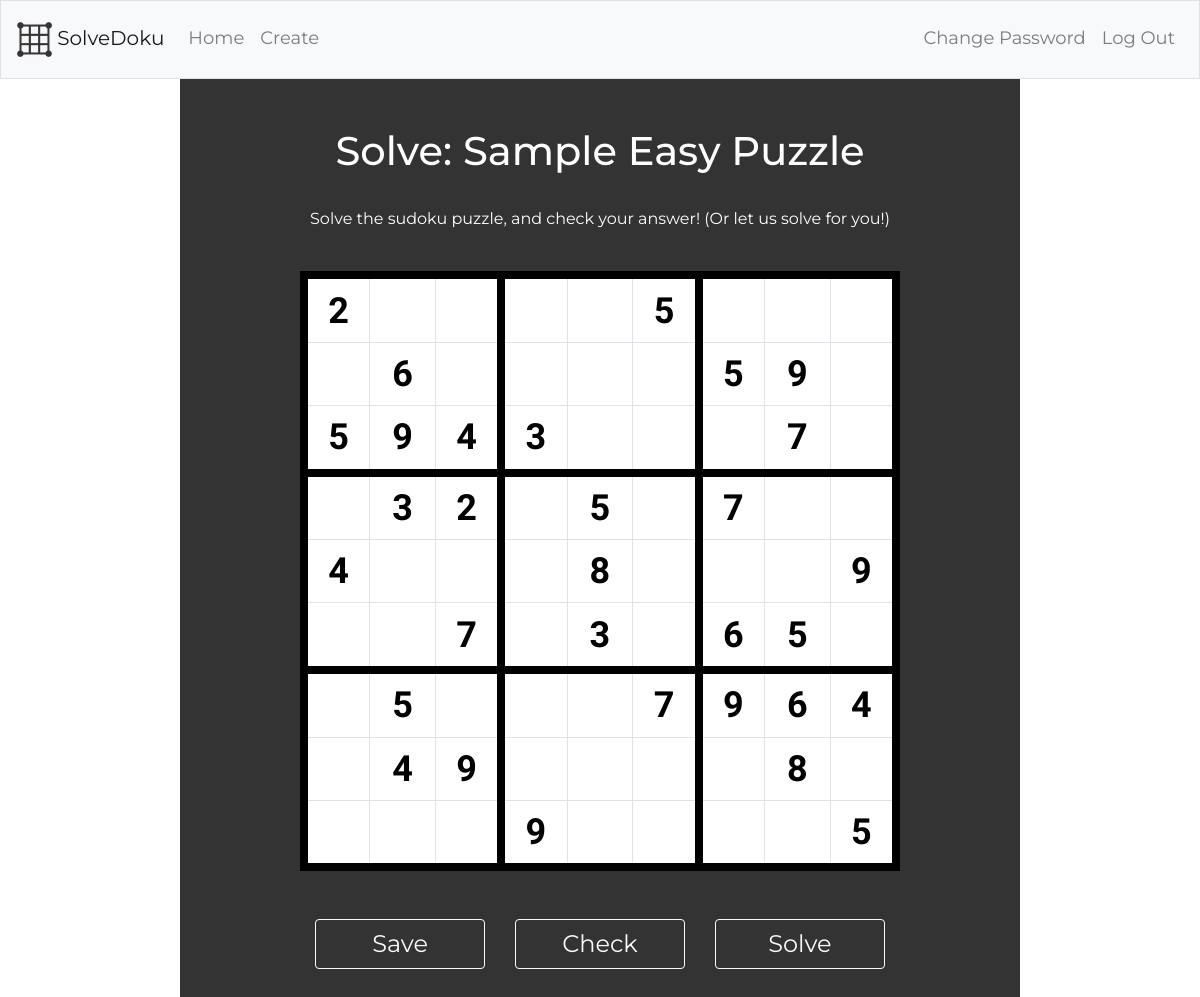
/solve?puzzle_id=1 (signed in), run on the app's committed database.
### tables this page shows
CREATE TABLE 'collection' ('puzzle_id' integer PRIMARY KEY AUTOINCREMENT NOT NULL, 'user_id' integer,'date' datetime DEFAULT CURRENT_DATE,'time' time DEFAULT CURRENT_TIME, 'complete' boolean DEFAULT 0, 'puzzle_name' text);

CREATE TABLE 'grid' ('orig' boolean DEFAULT NULL, 'value' integer, 'row' INTEGER, 'col' INTEGER, 'puzzle_id' INTEGER);

### application.py (the view, shortened to what this page needs)
@app.route("/solve", methods=["GET", "POST"])
@login_required
def solve():
    if request.method == "GET":
        puzzle_id = int(request.args.get("puzzle_id"))
        act = db.execute("UPDATE users SET currPID = :puzzle_id WHERE username = :username",
                        puzzle_id=puzzle_id, username=session["user_id"])
        myPuzzle = db.execute("SELECT * FROM grid WHERE puzzle_id = :puzzle_id", puzzle_id=puzzle_id)
        myPuzzle = convert(myPuzzle)
        name = (db.execute("SELECT puzzle_name FROM collection WHERE puzzle_id = :puzzle_id", puzzle_id=puzzle_id))[0]["puzzle_name"]
        return render_template("solve.html", puzzles=myPuzzle, name=name, congratz=False, puzzle_id=puzzle_id)

### application.py (called while the page is built)
@app.after_request
def after_request(response):
    response.headers["Cache-Control"] = "no-cache, no-store, must-revalidate"
    response.headers["Expires"] = 0
    response.headers["Pragma"] = "no-cache"
    return response

def convert(lst):
    result = []
    temp = []
    for cell in lst:
        temp.append(cell)
        if (cell["col"] == 8):
            result.append(temp)
            temp = []
    return result

### helpers.py (called while the page is built)
def login_required(f):
    @wraps(f)
    def decorated_function(*args, **kwargs):
        if session.get("user_id") is None:
            return redirect("/login")
        return f(*args, **kwargs)
    return decorated_function

### templates/solve.html (shortened to what this page needs)
{% extends "layout.html" %}
{% block main %}
    <form action={{"/solve?puzzle_id="+puzzle_id|string}} method="post" id="myForm">
        <h1>
            Solve: {{ name }}
        </h1>
        <br>
        <p>
            Solve the sudoku puzzle, and check your answer! (Or let us solve for you!)
        </p>
        <br>
        <table class="table table-bordered align-middle text-center">
            <tbody>
                {% for row in puzzles %}
                    <tr>
                        {% for cell in row %}
                            <td class="align-middle">
                                {% if cell["orig"] %}
                                    <strong><input type="number" readonly name={{cell["row"]*9+cell["col"]}} class="no-arrows bold" value={{cell["value"]}}></strong>
                                {% else %}
                                    {% if cell["value"] == 0 %}
                                        <input type="number" min="1" max="9" name={{cell["row"]*9+cell["col"]}} class="no-arrows solveInput">
                                    {% else %}
                                        <input type="number" min="1" max="9" name={{cell["row"]*9+cell["col"]}} value={{cell["value"]}} class="no-arrows solveInput">
                                    {% endif %}
                                {% endif %}
                            </td>
                        {% endfor %}
                    </tr>
                {% endfor %}
            </tbody>
        </table>
        <br>
        <br>
        <div class="container">
            <div class="row solve-option">
                <div class="col-sm">
                    <button class="btn btn-outline-light button2" type="submit" name="choice" value="save">Save</button>
                </div>
                <div class="col-sm">
                    <button class="btn btn-outline-light button2" type="submit" name="choice" value="check" id="check">Check</button>
                </div>
                <div class="col-sm">
                    <button class="btn btn-outline-light button2" type="submit" name="choice" value="solve">Solve</button>
                </div>
            </div>
        </div>
    </form>
{% endblock %}

### static/styles.css (style rules this page uses)
body { font-family: 'Montserrat', sans-serif; text-align: center; background-image: url("hex.jpg"); color: white; height: 100%; align-items: center; }
button { width: 50%; }
.button2 { width: 100%; }
.solve-option { margin-left: 8%; width: 84%; }
p { color: white; width: 80%; margin-left: 10%; }
.btn { font-size: 2vw; }
.table { border-collapse: collapse; border: 0.7vw solid black; table-layout: fixed; background: white; padding: 0; margin: auto; width: 50vw; height: 50vw; font-family: 'Varela Round', sans-serif; color: black; }
.bold { font-weight: bold; }
.solveInput { color: gray; }
td { text-align: center; border: 4px solid green; margin: 0; padding: 0; font-size: 3vw; text-align: center; align-items: center; position: relative; }
td input { width: 3.5vw; height: 3.5vw; box-sizing: border-box; border: 0; margin: 0; padding: 0; font-size: 3vw; text-align: center; }
td:first-child { border-left: 0.7vw solid black; border-top: 0.7vw solid black; }
td:nth-child(3n) { border-right: 0.7vw solid black; border-top: solid; }
tr:nth-child(3n) td { border-bottom: 0.7vw solid black; }
tr:nth-child(n) td { border-top: 5px gray; padding: 0; }
tr:first-child td { border-top: 0.7vw solid black; }

### data on the page
collection: puzzle_name "Sample Easy Puzzle"
grid: value "2"
grid: row+col+value "5"
grid: value "6"
grid: value "5"
grid: value "9"
grid: value "5"
grid: value "9"
grid: value "4"
grid: value "3"
grid: value "7"
grid: value "3"
grid: value "2"
grid: value "5"
grid: value "7"
grid: value "4"
grid: value "8"
grid: value "9"
grid: value "7"
grid: value "3"
grid: value "6"
grid: value "5"
grid: value "5"
grid: value "7"
grid: value "9"
grid: value "6"
grid: value "4"
grid: value "4"
grid: value "9"
grid: value "8"
grid: value "9"
grid: value "5"
